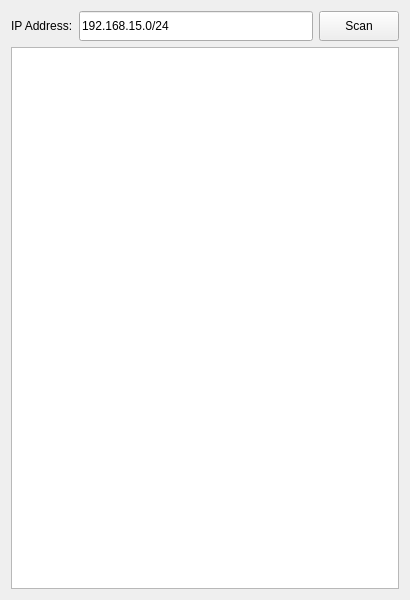
<?xml version="1.0" encoding="UTF-8"?>
<ui version="4.0">
 <class>FrmArpScanClass</class>
 <widget class="QWidget" name="FrmArpScanClass">
  <property name="geometry">
   <rect>
    <x>0</x>
    <y>0</y>
    <width>410</width>
    <height>600</height>
   </rect>
  </property>
  <property name="windowTitle">
   <string>Network Scan</string>
  </property>
  <layout class="QVBoxLayout" name="verticalLayout">
   <item>
    <layout class="QHBoxLayout" name="horizontalLayout">
     <item>
      <widget class="QLabel" name="label">
       <property name="text">
        <string>IP Address:</string>
       </property>
      </widget>
     </item>
     <item>
      <widget class="QLineEdit" name="lineEditIP">
       <property name="minimumSize">
        <size>
         <width>0</width>
         <height>30</height>
        </size>
       </property>
       <property name="text">
        <string>192.168.15.0/24</string>
       </property>
      </widget>
     </item>
     <item>
      <widget class="QPushButton" name="btnSearch">
       <property name="minimumSize">
        <size>
         <width>0</width>
         <height>30</height>
        </size>
       </property>
       <property name="text">
        <string>Scan</string>
       </property>
      </widget>
     </item>
    </layout>
   </item>
   <item>
    <widget class="QTableWidget" name="tableWidget"/>
   </item>
  </layout>
 </widget>
 <layoutdefault spacing="6" margin="11"/>
 <resources>
  <include location="frmarpscan.qrc"/>
 </resources>
 <connections/>
</ui>
